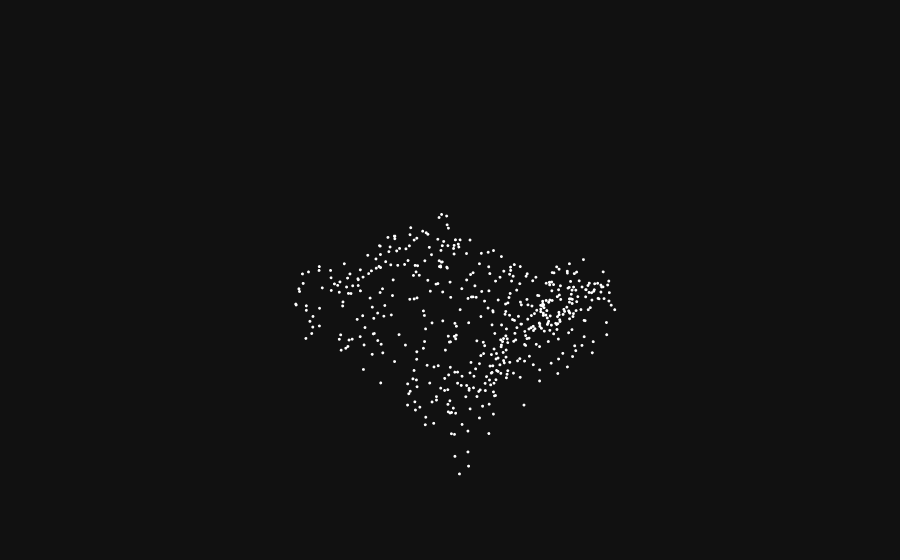

Notebook source saved alongside this figure:
### Code cell
fig = go.Figure(
  data=[
    go.Scatter3d(
      x=data.pos[:,0], y=data.pos[:,1], z=data.pos[:,2],
      mode='markers',
      marker=dict(size=1, color="white"))],
  layout=dict(
    scene=dict(
      xaxis=dict(visible=False),
      yaxis=dict(visible=False),
      zaxis=dict(visible=False))))

fig.update_layout(template='plotly_dark')

fig.show()

### Figure 1 — Plotly figure (JSON) as saved in the notebook; plotly's stock layout.template omitted (floating-point values rounded to 4 significant figures; data arrays with more than 128 entries replaced by an {"elided": "..."} marker saying what was removed)
{"data": [{"marker": {"color": "white", "size": 1}, "mode": "markers", "type": "scatter3d", "x": {"elided": "512 float values"}, "y": {"elided": "512 float values"}, "z": {"elided": "512 float values"}}], "layout": {"scene": {"xaxis": {"visible": false}, "yaxis": {"visible": false}, "zaxis": {"visible": false}}}}
